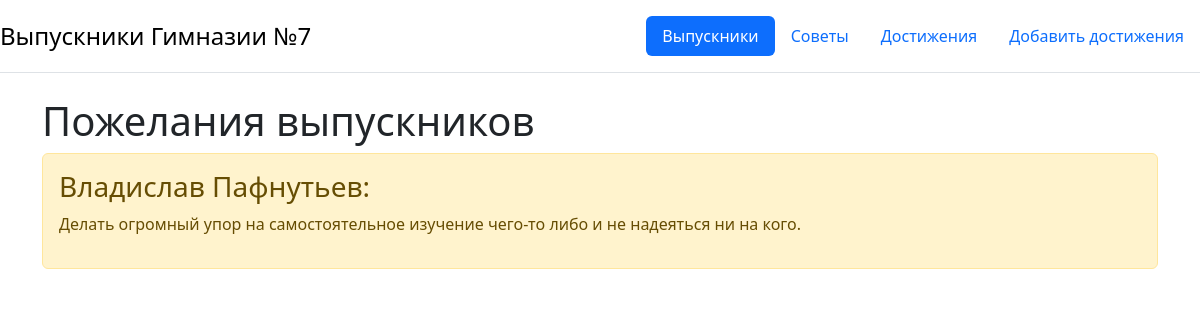
Page /wishes_universities on the committed database.
### graduates/models.py (models this page shows)
class Tip (models.Model):
    title = models.CharField(max_length=255)
    tip = models.TextField('Пожелания')
    class Meta:
        verbose_name = 'Совет'
        verbose_name_plural = 'Советы'

### graduates/views.py (the view)
# urls.py: path('wishes_universities',views.wishes_universities,name='wishes'),
def wishes_universities(request):
    tips = Tip.objects.all()
    return render(request,'graduates/wishes_universities.html',{'title': 'Советы выпускников', 'tips': tips})

### graduates/templates/graduates/wishes_universities.html (shortened to what this page needs)
{% extends 'graduates/base.html' %}
{% block content %}
    <h1>Пожелания выпускников</h1>
    {% for el in tips %}
        <div class="alert alert-warning mt-2">
            <h3>{{ el.title }}</h3>
            <p>{{ el.tip }}</p>
        </div>
    {% endfor %}
{% endblock %}

### rows in the picture
Tip: title "Владислав Пафнутьев:", tip "Делать огромный упор на самостоятельное изучение чего-то либо и не надеяться ни на кого."
